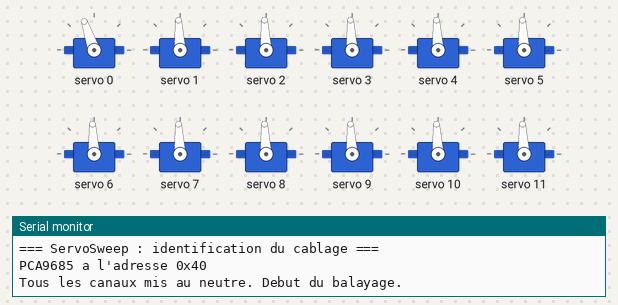
The sketch below on a simulated Arduino Nano, built with avr-gcc and run on an emulated ATmega328P. On the bench: 12 × servo, the last lines printed to the serial monitor.

Above: at 1.05 s.
At 2.0 s:
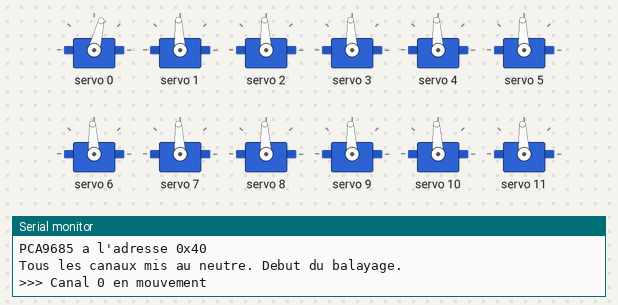
Timing chart, 0 to 4.0 s (numbered marks = the images above):
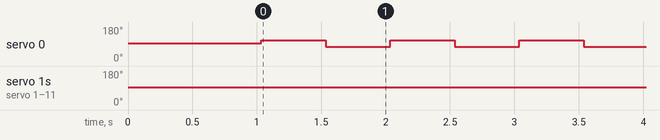

The sketch:

ServoSweep.ino
```cpp
/*
 * ServoSweep - Spider Robot (Arduino Nano)
 *
 * Identifie le câblage des 12 servos sur le PCA9685.
 * Balaye les 16 canaux du driver un par un, en faisant osciller doucement
 * le servo autour de sa position neutre (~±15°), pendant quelques secondes.
 * Affiche le canal en cours dans le moniteur série : tu notes l'articulation
 * qui bouge (patte AvG/AvD/ArG/ArD, hanche/cuisse/genou).
 *
 * ⚠️ Sweep volontairement étroit pour ne pas forcer une patte déjà montée.
 *
 * Câblage attendu :
 *   PCA9685 SDA  -> Nano A4
 *   PCA9685 SCL  -> Nano A5
 *   PCA9685 VCC  -> Nano 5V (logique)
 *   PCA9685 GND  -> Nano GND (masse commune indispensable)
 *   PCA9685 V+   -> alim servo séparée 5-6V (BEC ou pack)
 *
 * Board: Arduino Nano (ATmega328P)
 * FQBN: arduino:avr:nano (option :cpu=atmega328old si bootloader ancien)
 *
 * @dependencies Adafruit PWM Servo Driver Library, Adafruit BusIO
 */

#include <Wire.h>
#include <Adafruit_PWMServoDriver.h>

// Adresse I2C par défaut du PCA9685 (vérifier d'abord avec I2CScan)
Adafruit_PWMServoDriver pwm = Adafruit_PWMServoDriver(0x40);

// PWM ticks pour servo analogique à 50 Hz (4096 ticks/période de 20 ms)
//   ~1.0 ms ≈ 205   (0°)
//   ~1.5 ms ≈ 307   (90°, neutre)
//   ~2.0 ms ≈ 410   (180°)
const uint16_t SERVO_CENTER = 307;
const uint16_t SERVO_AMP    = 35;   // ±35 ticks ≈ ±15° autour du neutre
const uint16_t SERVO_FREQ_HZ = 50;

const uint8_t  CHANNEL_MIN = 0;
const uint8_t  CHANNEL_MAX = 15;
const uint16_t HOLD_MS     = 500;   // durée à chaque extrême
const uint8_t  CYCLES      = 3;     // nombre d'allers-retours par canal

void setup() {
  Serial.begin(9600);
  while (!Serial) { ; }

  Serial.println(F("=== ServoSweep : identification du cablage ==="));
  Serial.print(F("PCA9685 a l'adresse 0x"));
  Serial.println(0x40, HEX);

  pwm.begin();
  pwm.setOscillatorFrequency(27000000);
  pwm.setPWMFreq(SERVO_FREQ_HZ);

  // Tous les canaux au neutre au démarrage
  for (uint8_t ch = CHANNEL_MIN; ch <= CHANNEL_MAX; ch++) {
    pwm.setPWM(ch, 0, SERVO_CENTER);
  }
  delay(1000);
  Serial.println(F("Tous les canaux mis au neutre. Debut du balayage."));
}

void sweepChannel(uint8_t ch) {
  Serial.print(F(">>> Canal "));
  Serial.print(ch);
  Serial.println(F(" en mouvement"));

  for (uint8_t i = 0; i < CYCLES; i++) {
    pwm.setPWM(ch, 0, SERVO_CENTER + SERVO_AMP);
    delay(HOLD_MS);
    pwm.setPWM(ch, 0, SERVO_CENTER - SERVO_AMP);
    delay(HOLD_MS);
  }
  pwm.setPWM(ch, 0, SERVO_CENTER);
  delay(300);
}

void loop() {
  for (uint8_t ch = CHANNEL_MIN; ch <= CHANNEL_MAX; ch++) {
    sweepChannel(ch);
  }

  Serial.println(F("--- Tour complet termine. Pause 3s avant nouvelle passe. ---"));
  delay(3000);
}
```

Measured:
- by itself, servo 0: repeats every 1.0 s: 76° 0.50 s, 109° 0.50 s, until it stays 93° from 4.0 s
- by itself, servo 1: 93° → 109° at 4.3 s, → 76° 0.50 s later, → 109° 0.50 s later, → 76° 0.50 s later, … (7 changes in this stretch)
- by itself, servo 2: 93° → 109° at 7.6 s, → 76° 0.50 s later, → 109° 0.50 s later, → 76° 0.50 s later, … (7 changes in this stretch)
- by itself, servo 3: 93° → 109° at 11.0 s, → 76° 0.50 s later, → 109° 0.50 s later, → 76° 0.50 s later, … (7 changes in this stretch)
- by itself, servo 4: 93° → 109° at 14.3 s, → 76° 0.50 s later, → 109° 0.50 s later, → 76° 0.50 s later, … (7 changes in this stretch)
- by itself, servo 5: 93° → 109° at 17.6 s, → 76° 0.50 s later, → 109° 0.50 s later, → 76° 0.50 s later, … (7 changes in this stretch)
- by itself, servo 6: 93° → 109° at 20.9 s, → 76° 0.50 s later, → 109° 0.50 s later, → 76° 0.50 s later, … (7 changes in this stretch)
- by itself, servo 7: 93° → 109° at 24.2 s, → 76° 0.50 s later, → 109° 0.50 s later, → 76° 0.50 s later, … (7 changes in this stretch)
